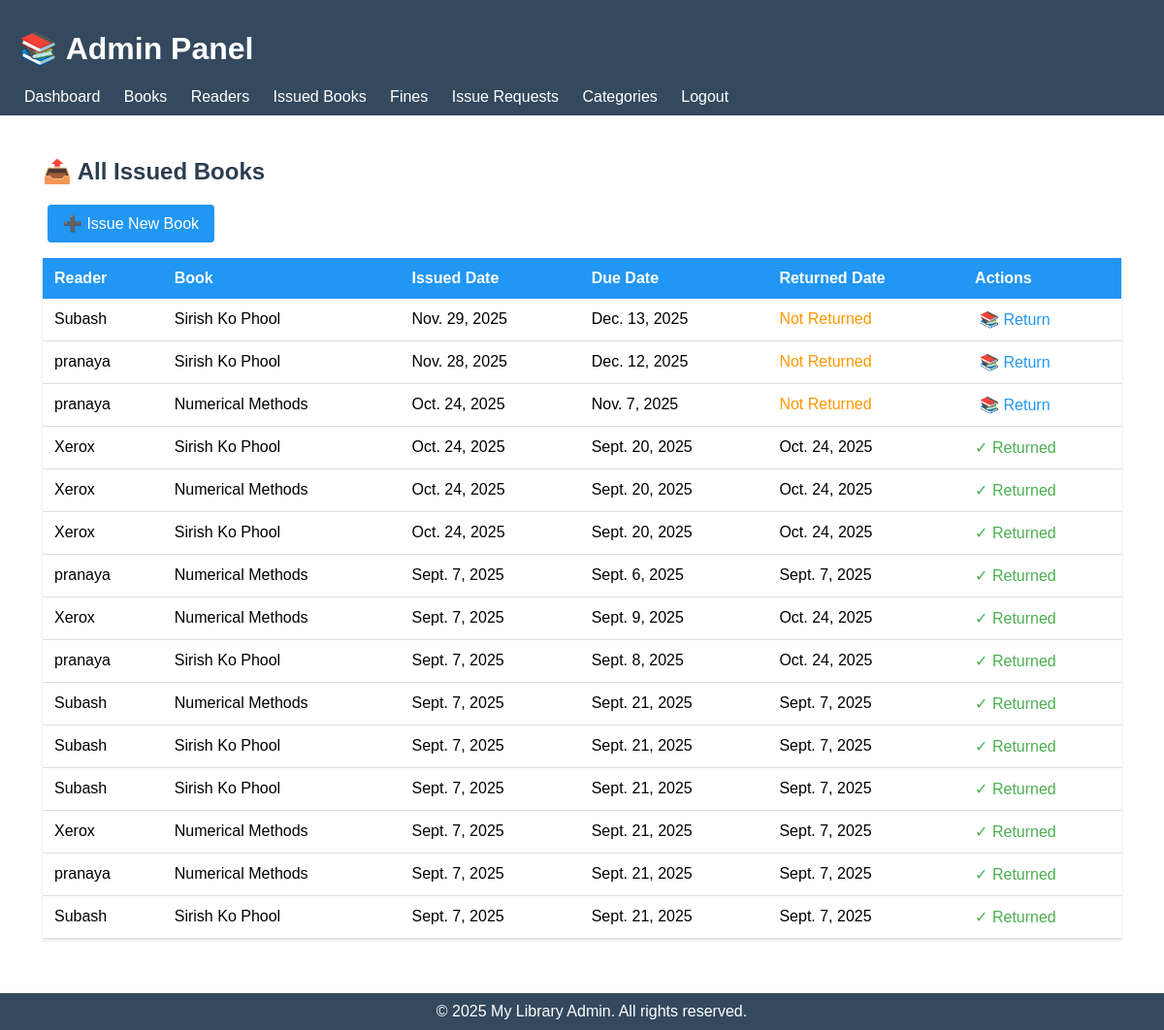
The app's page /issues/, older data.
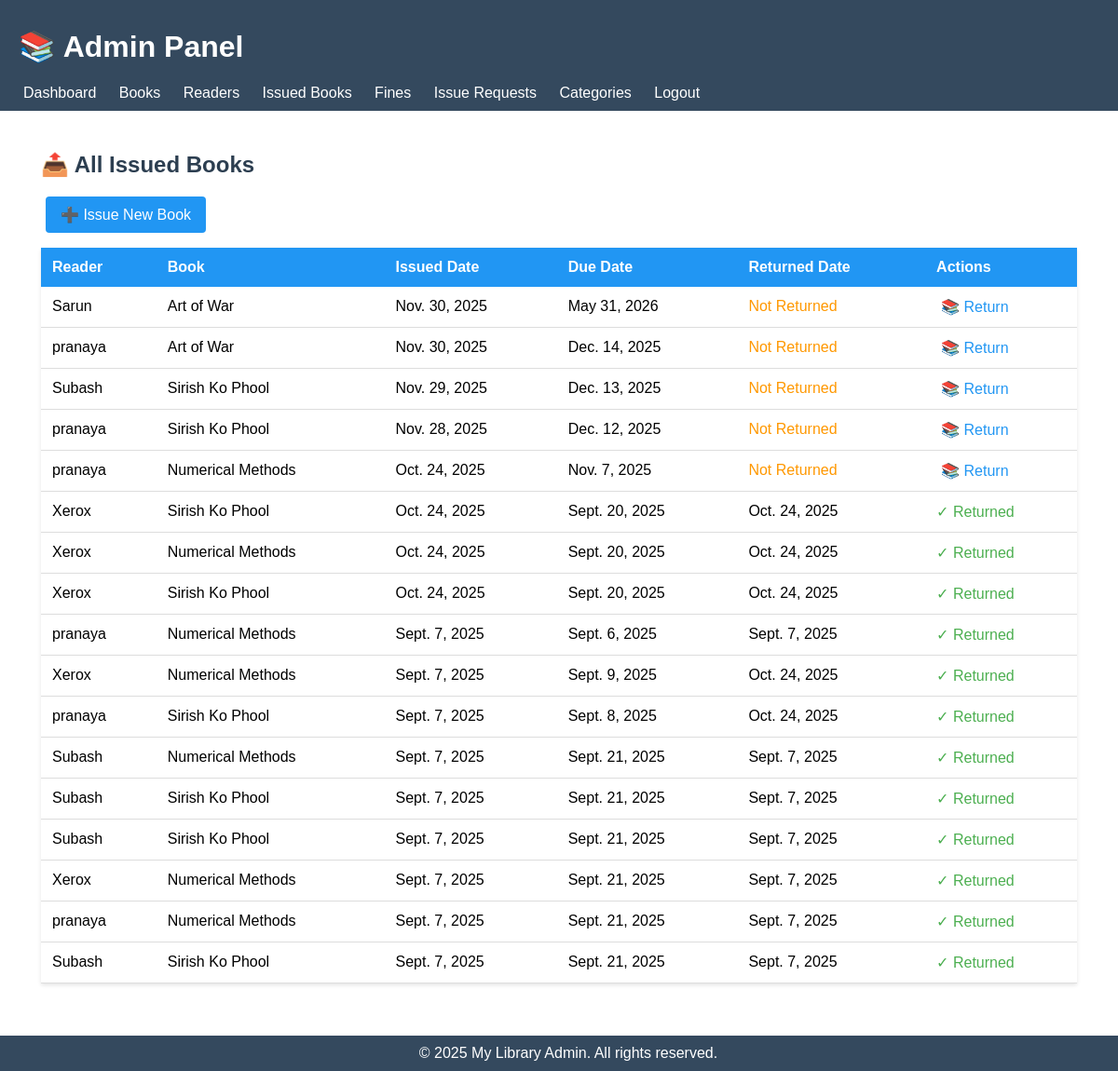
The same page, newer data.
### lib/models.py (models this page shows, shortened)
class Issue(models.Model):
    reader = models.ForeignKey('Reader', on_delete=models.CASCADE, related_name='issues')
    book = models.ForeignKey('Book', on_delete=models.CASCADE, related_name='issues')
    issued_date = models.DateField(auto_now_add=True)
    due_date = models.DateField(default=default_due_date)
    returned_date = models.DateField(blank=True, null=True)

class Reader(models.Model):
    reader_id = models.CharField(max_length=20, unique=True)  # Custom ID for library users
    name = models.CharField(max_length=200)
    date_of_birth = models.DateField()
    phone_number = models.CharField(max_length=15, unique=True)  # to avoid duplicates
    address = models.TextField()
    password = models.CharField(max_length=128, default='temp123')
    is_staff_member = models.BooleanField(default=False)

class Book(models.Model):
    name = models.CharField(max_length=200)  # Book title
    isbn = models.CharField(max_length=13, unique=True)  # ISBN number
    image = models.ImageField(upload_to='book_images/', blank=True, null=True)  # Cover image
    author = models.CharField(max_length=200)  # Author name
    category = models.ForeignKey(Category, on_delete=models.SET_NULL, null=True, related_name='books')
    number_in_stock = models.PositiveIntegerField(default=0)  # Available copies
    description = models.TextField(blank=True, null=True, default="No description available")
    rating = models.DecimalField(max_digits=3, decimal_places=1, default=4.0, validators=[MinValueValidator(1.0), MaxValueValidator(5.0)])  # Rating with 1 decimal place

### lib/views.py (the view)
# urls.py: path('issues/', views.view_issues, name='view_issues'),
def view_issues(request):
    issues = Issue.objects.all().order_by('-issued_date')  # latest first
    return render(request, 'view_issues.html', {'issues': issues})

### lib/templates/view_issues.html (shortened to what this page needs)
{% extends 'admin_base.html' %}
{% block content %}
<div class="view-container">
    <h2>📤 All Issued Books</h2>
    <a href="{% url 'issue_book' %}" class="add-btn">➕ Issue New Book</a>
    <table>
        <thead>
            <tr>
                <th>Reader</th>
                <th>Book</th>
                <th>Issued Date</th>
                <th>Due Date</th>
                <th>Returned Date</th>
                <th>Actions</th>
            </tr>
        </thead>
        <tbody>
            {% for issue in issues %}
            <tr class="{% if issue.is_overdue %}overdue{% endif %}">
                <td>{{ issue.reader.name }}</td>
                <td>{{ issue.book.name }}</td>
                <td>{{ issue.issued_date }}</td>
                <td>{{ issue.due_date }}</td>
                <td>
                    {% if issue.returned_date %}
                        {{ issue.returned_date }}
                    {% else %}
                        <span style="color:#ff9800;">Not Returned</span>
                    {% endif %}
                </td>
                <td>
                    {% if not issue.returned_date %}
                        <a href="{% url 'return_book' issue.pk %}">📚 Return</a>
                    {% else %}
                        <span class="returned">✓ Returned</span>
                    {% endif %}
                </td>
            </tr>
            {% empty %}
            <tr>
                <td colspan="6" style="text-align:center;color:#999;">No books have been issued yet.</td>
            </tr>
            {% endfor %}
        </tbody>
    </table>
</div>
{% endblock %}

Row changes from the older to the newer data that the page shows:
added Issue: reader.name "Sarun", book.name "Art of War", issued_date "Nov. 30, 2025", due_date "May 31, 2026", shows "Not Returned", shows "📚 Return"
added Issue: reader.name "pranaya", book.name "Art of War", issued_date "Nov. 30, 2025", due_date "Dec. 14, 2025", shows "Not Returned", shows "📚 Return"
